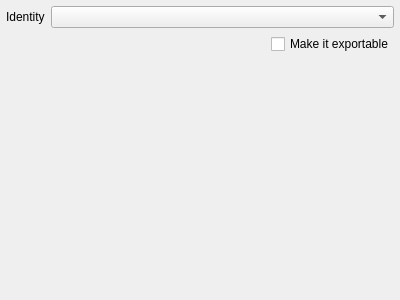
<?xml version="1.0" encoding="UTF-8"?>
<ui version="4.0">
 <class>QgsKeyStoreEdit</class>
 <widget class="QWidget" name="QgsKeyStoreEdit">
  <property name="geometry">
   <rect>
    <x>0</x>
    <y>0</y>
    <width>400</width>
    <height>300</height>
   </rect>
  </property>
  <layout class="QGridLayout" name="gridLayout">
   <property name="leftMargin">
    <number>6</number>
   </property>
   <property name="topMargin">
    <number>6</number>
   </property>
   <property name="rightMargin">
    <number>6</number>
   </property>
   <property name="bottomMargin">
    <number>6</number>
   </property>
   <item row="4" column="1">
    <layout class="QHBoxLayout" name="horizontalLayout">
     <item>
      <widget class="QLabel" name="lblIdentityCert">
       <property name="sizePolicy">
        <sizepolicy hsizetype="Maximum" vsizetype="Preferred">
         <horstretch>0</horstretch>
         <verstretch>0</verstretch>
        </sizepolicy>
       </property>
       <property name="text">
        <string>Identity</string>
       </property>
      </widget>
     </item>
     <item>
      <widget class="QComboBox" name="cmbIdentityCert"/>
     </item>
    </layout>
   </item>
   <item row="5" column="1">
    <layout class="QHBoxLayout" name="horizontalLayout_2">
     <item>
      <spacer name="horizontalSpacer">
       <property name="orientation">
        <enum>Qt::Horizontal</enum>
       </property>
       <property name="sizeHint" stdset="0">
        <size>
         <width>40</width>
         <height>20</height>
        </size>
       </property>
      </spacer>
     </item>
     <item>
      <widget class="QCheckBox" name="chkMakeItExportable">
       <property name="text">
        <string>Make it exportable</string>
       </property>
      </widget>
     </item>
    </layout>
   </item>
   <item row="6" column="1">
    <spacer name="verticalSpacer">
     <property name="orientation">
      <enum>Qt::Vertical</enum>
     </property>
     <property name="sizeHint" stdset="0">
      <size>
       <width>20</width>
       <height>40</height>
      </size>
     </property>
    </spacer>
   </item>
  </layout>
 </widget>
 <resources/>
 <connections/>
</ui>
